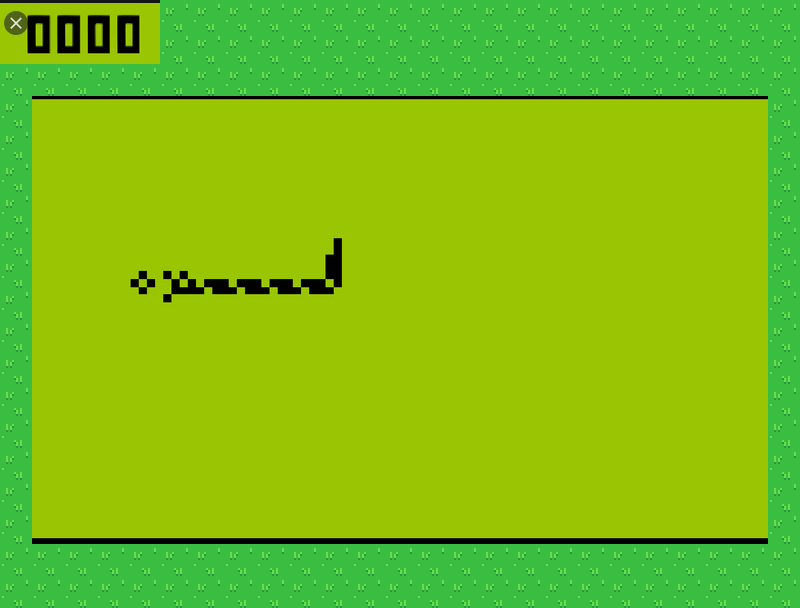

Rendered tile map (Tiled .tmx) drawn with the repository's tilesets; below, a short description and the full map source, tile grids included:
An orthogonal 25x19 tile map with 32x32 px tiles, 1 tile layer (Capa de patrones 1), 1 image layer.

<map version="1.2" tiledversion="1.3.5" orientation="orthogonal" renderorder="right-down" width="25" height="19" tilewidth="32" tileheight="32" infinite="0" nextlayerid="3" nextobjectid="1">
 <tileset firstgid="1" source="tileset.tsx" />
 <imagelayer id="2" name="Capa de Imagen 1">
  <image source="background.png" width="807" height="563" />
 </imagelayer>
 <layer id="1" name="Capa de patrones 1" width="25" height="19">
  <data encoding="csv">
0,0,0,0,0,2,2,2,2,2,2,2,2,2,2,2,2,2,2,2,2,2,2,2,2,
0,0,0,0,0,2,2,2,2,2,2,2,2,2,2,2,2,2,2,2,2,2,2,2,2,
2,2,2,2,2,2,2,2,2,2,2,2,2,2,2,2,2,2,2,2,2,2,2,2,2,
2,0,0,0,0,0,0,0,0,0,0,0,0,0,0,0,0,0,0,0,0,0,0,0,2,
2,0,0,0,0,0,0,0,0,0,0,0,0,0,0,0,0,0,0,0,0,0,0,0,2,
2,0,0,0,0,0,0,0,0,0,0,0,0,0,0,0,0,0,0,0,0,0,0,0,2,
2,0,0,0,0,0,0,0,0,0,0,0,0,0,0,0,0,0,0,0,0,0,0,0,2,
2,0,0,0,0,0,0,0,0,0,0,0,0,0,0,0,0,0,0,0,0,0,0,0,2,
2,0,0,0,0,0,0,0,0,0,0,0,0,0,0,0,0,0,0,0,0,0,0,0,2,
2,0,0,0,0,0,0,0,0,0,0,0,0,0,0,0,0,0,0,0,0,0,0,0,2,
2,0,0,0,0,0,0,0,0,0,0,0,0,0,0,0,0,0,0,0,0,0,0,0,2,
2,0,0,0,0,0,0,0,0,0,0,0,0,0,0,0,0,0,0,0,0,0,0,0,2,
2,0,0,0,0,0,0,0,0,0,0,0,0,0,0,0,0,0,0,0,0,0,0,0,2,
2,0,0,0,0,0,0,0,0,0,0,0,0,0,0,0,0,0,0,0,0,0,0,0,2,
2,0,0,0,0,0,0,0,0,0,0,0,0,0,0,0,0,0,0,0,0,0,0,0,2,
2,0,0,0,0,0,0,0,0,0,0,0,0,0,0,0,0,0,0,0,0,0,0,0,2,
2,0,0,0,0,0,0,0,0,0,0,0,0,0,0,0,0,0,0,0,0,0,0,0,2,
2,2,2,2,2,2,2,2,2,2,2,2,2,2,2,2,2,2,2,2,2,2,2,2,2,
2,2,2,2,2,2,2,2,2,2,2,2,2,2,2,2,2,2,2,2,2,2,2,2,2
</data>
 </layer>
</map>
